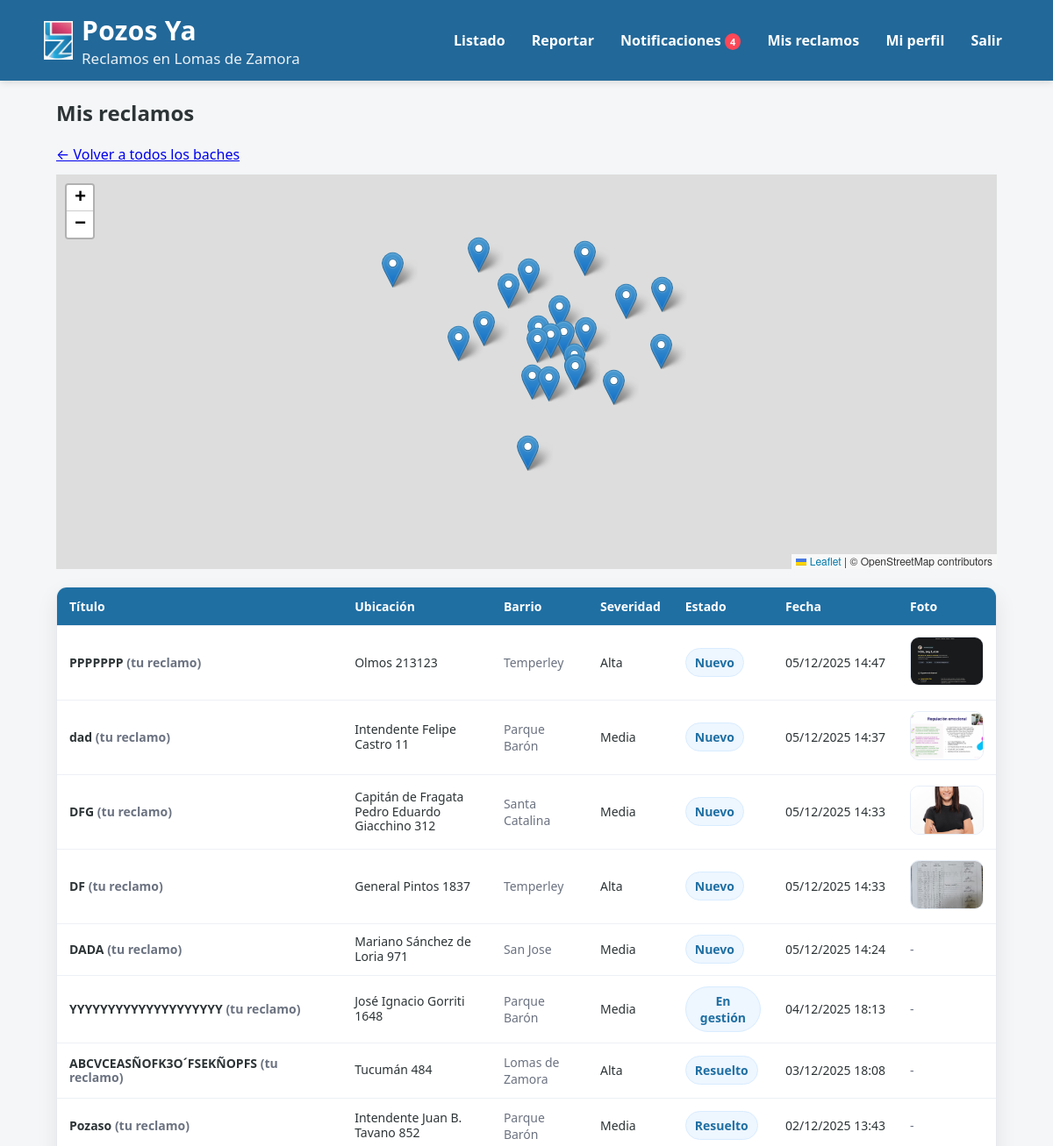
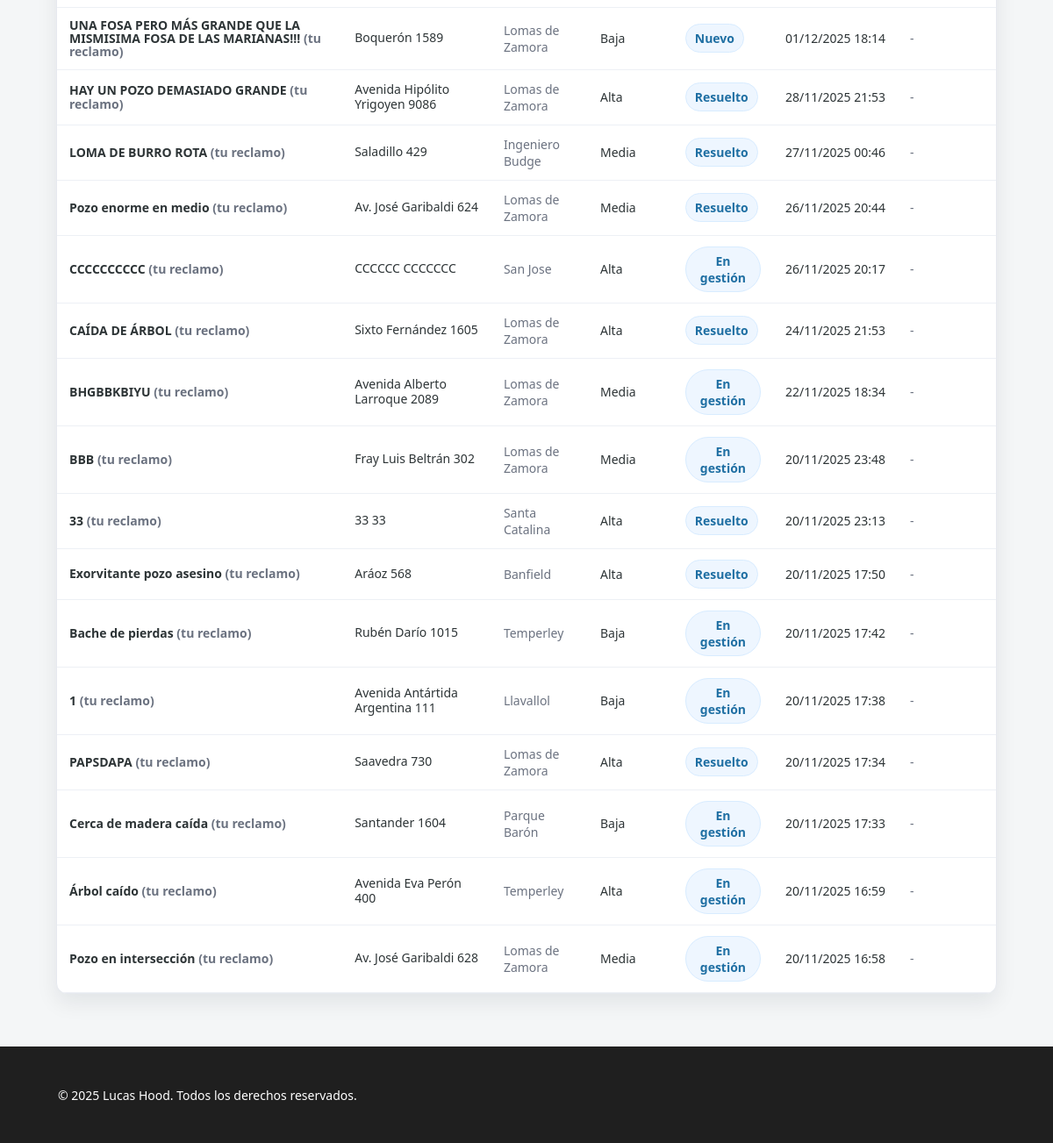
The app's page /mis-reclamos/ (signed in) with its own data (2 pictures, top to bottom).
### baches/models.py (models this page shows, shortened)
class Bache(models.Model):
    SEVERIDAD_CHOICES = [
        ('baja', 'Baja'),
        ('media', 'Media'),
        ('alta', 'Alta'),
    ]
    ESTADO_CHOICES = [
        ('nuevo', 'Nuevo'),
        ('en_gestion', 'En gestión'),
        ('resuelto', 'Resuelto'),
    ]
    vecino = models.ForeignKey(User, on_delete=models.SET_NULL, null=True, blank=True)
    titulo = models.CharField(max_length=100)
    descripcion = models.TextField(blank=True)
    calle = models.CharField(max_length=150)
    altura = models.CharField(max_length=20, blank=True)
    barrio = models.CharField(max_length=100, blank=True)
    severidad = models.CharField(max_length=10, choices=SEVERIDAD_CHOICES, default='media')
    estado = models.CharField(max_length=15, choices=ESTADO_CHOICES, default='nuevo')
    latitud = models.FloatField(null=True, blank=True)
    longitud = models.FloatField(null=True, blank=True)
    imagen = models.ImageField(upload_to="baches/", null=True, blank=True)
    upvotes = models.ManyToManyField(User, related_name="baches_votados", blank=True)
    fecha_creacion = models.DateTimeField(auto_now_add=True)
    fecha_actualizacion = models.DateTimeField(auto_now=True)
    fecha_resolucion = models.DateTimeField(null=True, blank=True)
    comentario_municipio = models.TextField(blank=True)

class ImagenBache(models.Model):
    bache = models.ForeignKey(Bache, related_name="imagenes", on_delete=models.CASCADE)
    imagen = models.ImageField(upload_to="baches/")
    creado_en = models.DateTimeField(auto_now_add=True)

### baches/views.py (the view)
# urls.py: path("mis-reclamos/", baches_views.mis_baches, name="mis_baches"),
@login_required
def mis_baches(request):
    baches = Bache.objects.filter(vecino=request.user).order_by("-fecha_creacion")
    baches_con_coords = (
        baches
        .exclude(latitud__isnull=True)
        .exclude(longitud__isnull=True)
    )
    baches_data = [
        {
            "id": b.id,
            "titulo": b.titulo,
            "latitud": b.latitud,
            "longitud": b.longitud,
            "severidad": b.severidad,
            "estado": b.estado,
            "imagen_url": b.imagen.url if b.imagen else None,
        }
        for b in baches_con_coords
    ]
    return render(request, "baches/mis_baches.html", {
        "baches": baches,
        "baches_data": baches_data,
    })

### baches/context_processors.py (called while the page is built)
def notificaciones_no_leidas(request):
    if request.user.is_authenticated:
        count = Notificacion.objects.filter(destinatario=request.user, leida=False).count()
        return {"notifs_no_leidas": count}
    return {"notifs_no_leidas": 0}

### templates/baches/mis_baches.html (shortened to what this page needs)
{% extends 'base.html' %}
{% block content %}
<h2>Mis reclamos</h2>
<div style="margin-bottom: 12px;">
    <a href="{% url 'lista_baches' %}">← Volver a todos los baches</a>
</div>
<div id="map-lista" style="height: 450px; margin-bottom: 20px;"></div>
<div class="pm-table-card">
    <div class="pm-table-scroll">
        <table class="pm-table">
        <thead>
            <tr>
            <th>Título</th>
            <th>Ubicación</th>
            <th>Barrio</th>
            <th>Severidad</th>
            <th>Estado</th>
            <th>Fecha</th>
            <th>Foto</th>
            </tr>
        </thead>
        <tbody>
            {% for b in baches %}
            <tr id="bache-row-{{ b.id }}">
                <td class="pm-col-title">
                <div class="pm-title-cell">
                    <a href="{% url 'detalle_bache' b.id %}">{{ b.titulo }}</a>
                    {% if user.is_authenticated and b.vecino == user %}
                    <span class="pm-muted">(tu reclamo)</span>
                    {% endif %}
                </div>
                </td>
                <td class="pm-col-ubi">
                <div class="pm-ubi-cell">
                    {{ b.calle }} {{ b.altura }}
                </div>
                </td>
                <td><span class="pm-muted">{{ b.barrio }}</span></td>
                <td>{{ b.get_severidad_display }}</td>
                <td>
                <span class="pm-pill">{{ b.get_estado_display }}</span>
                </td>
                <td class="pm-nowrap">{{ b.fecha_creacion|date:"d/m/Y H:i" }}</td>
                <td>
                {% with img=b.imagenes.first %}
                    {% if img %}
                    <img class="lb-thumb" src="{{ img.imagen.url }}" alt="Foto bache">
                    {% else %}
                    <span class="pm-muted">-</span>
                    {% endif %}
                {% endwith %}
                </td>
            </tr>
            {% empty %}
                <tr>
                    <td colspan="7">Todavía no reportaste ningún bache.</td>
                </tr>
            {% endfor %}
        </tbody>
        </table>
    </div>
</div>
{% endblock %}

### baches/static/baches/css/styles.css (style rules this page uses)
:root { --verde-oscuro:#0a6b3c; --verde-claro:#2fa866; --gris-fondo:#f4f6f7; --gris-texto:#2d3436; --borde:#e3e6e8; }
* { box-sizing:border-box; }
body { margin:0; font-family: system-ui, -apple-system, Segoe UI, Roboto, Arial, sans-serif; background: var(--gris-fondo); color: var(--gris-texto); }
.lb-thumb { width: 84px; height: 56px; object-fit: cover; border-radius: 10px; border: 1px solid #e7eef8; }
.pm-table td a { color: inherit; text-decoration: none; font-weight: 700; }
.pm-table-card { background: #fff; border: 1px solid #e6e9ef; border-radius: 12px; overflow: hidden; box-shadow: 0 10px 25px rgba(16, 24, 40, 0.08); }
.pm-table-scroll { overflow-x: auto; }
.pm-table { width: 100%; border-collapse: collapse; min-width: 980px; }
.pm-table thead { background: #1f6fa3; color: #fff; }
.pm-table th, .pm-table td { padding: 12px 14px; border-bottom: 1px solid #edf0f5; vertical-align: middle; text-align: left; font-size: 14px; }
.pm-nowrap { white-space: nowrap; }
.pm-muted { color: #6b7280; }
.pm-title-cell { font-weight: 700; line-height: 1.1; }
.pm-ubi-cell { line-height: 1.2; }
.pm-pill { display: inline-block; min-width: 34px; text-align: center; padding: 6px 10px; border-radius: 999px; background: #eef6ff; color: #1f6fa3; font-weight: 800; border: 1px solid #d8ecff; }

### records on screen
Bache: titulo "PPPPPPP", shows "(tu reclamo)", calle "Olmos", altura "213123", barrio "Temperley", severidad "Alta", estado "Nuevo", fecha_creacion "05/12/2025 14:47", imagenes.first.imagen (picture)
Bache: titulo "dad", shows "(tu reclamo)", calle "Intendente Felipe Castro", altura "11", barrio "Parque Barón", severidad "Media", estado "Nuevo", fecha_creacion "05/12/2025 14:37", imagenes.first.imagen (picture)
Bache: titulo "DFG", shows "(tu reclamo)", calle "Capitán de Fragata Pedro Eduardo Giacchino", altura "312", barrio "Santa Catalina", severidad "Media", estado "Nuevo", fecha_creacion "05/12/2025 14:33", imagenes.first.imagen (picture)
Bache: titulo "DF", shows "(tu reclamo)", calle "General Pintos", altura "1837", barrio "Temperley", severidad "Alta", estado "Nuevo", fecha_creacion "05/12/2025 14:33", imagenes.first.imagen (picture)
Bache: titulo "DADA", shows "(tu reclamo)", calle "Mariano Sánchez de Loria", altura "971", barrio "San Jose", severidad "Media", estado "Nuevo", fecha_creacion "05/12/2025 14:24"
Bache: titulo "YYYYYYYYYYYYYYYYYYYY", shows "(tu reclamo)", calle "José Ignacio Gorriti", altura "1648", barrio "Parque Barón", severidad "Media", estado "En gestión", fecha_creacion "04/12/2025 18:13"
Bache: titulo "ABCVCEASÑOFK3O´FSEKÑOPFS", shows "(tu reclamo)", calle "Tucumán", altura "484", barrio "Lomas de Zamora", severidad "Alta", estado "Resuelto", fecha_creacion "03/12/2025 18:08"
Bache: titulo "Pozaso", shows "(tu reclamo)", calle "Intendente Juan B. Tavano", altura "852", barrio "Parque Barón", severidad "Media", estado "Resuelto", fecha_creacion "02/12/2025 13:43"
Bache: titulo "UNA FOSA PERO MÁS GRANDE QUE LA MISMISIMA FOSA DE LAS MARIANAS!!!", shows "(tu reclamo)", calle "Boquerón", altura "1589", barrio "Lomas de Zamora", severidad "Baja", estado "Nuevo", fecha_creacion "01/12/2025 18:14"
Bache: titulo "HAY UN POZO DEMASIADO GRANDE", shows "(tu reclamo)", calle "Avenida Hipólito Yrigoyen", altura "9086", barrio "Lomas de Zamora", severidad "Alta", estado "Resuelto", fecha_creacion "28/11/2025 21:53"
Bache: titulo "LOMA DE BURRO ROTA", shows "(tu reclamo)", calle "Saladillo", altura "429", barrio "Ingeniero Budge", severidad "Media", estado "Resuelto", fecha_creacion "27/11/2025 00:46"
Bache: titulo "Pozo enorme en medio", shows "(tu reclamo)", calle "Av. José Garibaldi", altura "624", barrio "Lomas de Zamora", severidad "Media", estado "Resuelto", fecha_creacion "26/11/2025 20:44"
Bache: titulo "CCCCCCCCCC", shows "(tu reclamo)", calle "CCCCCC", altura "CCCCCCC", barrio "San Jose", severidad "Alta", estado "En gestión", fecha_creacion "26/11/2025 20:17"
Bache: titulo "CAÍDA DE ÁRBOL", shows "(tu reclamo)", calle "Sixto Fernández", altura "1605", barrio "Lomas de Zamora", severidad "Alta", estado "Resuelto", fecha_creacion "24/11/2025 21:53"
Bache: titulo "BHGBBKBIYU", shows "(tu reclamo)", calle "Avenida Alberto Larroque", altura "2089", barrio "Lomas de Zamora", severidad "Media", estado "En gestión", fecha_creacion "22/11/2025 18:34"
Bache: titulo "BBB", shows "(tu reclamo)", calle "Fray Luis Beltrán", altura "302", barrio "Lomas de Zamora", severidad "Media", estado "En gestión", fecha_creacion "20/11/2025 23:48"
Bache: titulo "33", shows "(tu reclamo)", calle "33", altura "33", barrio "Santa Catalina", severidad "Alta", estado "Resuelto", fecha_creacion "20/11/2025 23:13"
Bache: titulo "Exorvitante pozo asesino", shows "(tu reclamo)", calle "Aráoz", altura "568", barrio "Banfield", severidad "Alta", estado "Resuelto", fecha_creacion "20/11/2025 17:50"
Bache: titulo "Bache de pierdas", shows "(tu reclamo)", calle "Rubén Darío", altura "1015", barrio "Temperley", severidad "Baja", estado "En gestión", fecha_creacion "20/11/2025 17:42"
Bache: titulo "1", shows "(tu reclamo)", calle "Avenida Antártida Argentina", altura "111", barrio "Llavallol", severidad "Baja", estado "En gestión", fecha_creacion "20/11/2025 17:38"
Bache: titulo "PAPSDAPA", shows "(tu reclamo)", calle "Saavedra", altura "730", barrio "Lomas de Zamora", severidad "Alta", estado "Resuelto", fecha_creacion "20/11/2025 17:34"
Bache: titulo "Cerca de madera caída", shows "(tu reclamo)", calle "Santander", altura "1604", barrio "Parque Barón", severidad "Baja", estado "En gestión", fecha_creacion "20/11/2025 17:33"
Bache: titulo "Árbol caído", shows "(tu reclamo)", calle "Avenida Eva Perón", altura "400", barrio "Temperley", severidad "Alta", estado "En gestión", fecha_creacion "20/11/2025 16:59"
Bache: titulo "Pozo en intersección", shows "(tu reclamo)", calle "Av. José Garibaldi", altura "628", barrio "Lomas de Zamora", severidad "Media", estado "En gestión", fecha_creacion "20/11/2025 16:58"

### other values on screen
{{ notifs_no_leidas }} "4"
